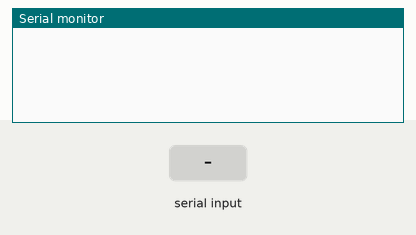
Simulated run of this sketch. Board: Arduino Uno, built with avr-gcc and run on an emulated ATmega328P. Shown: the last lines printed to the serial monitor. Inputs (shaded band) come from the test bench.

Above: at 1.2 s.
1.3 s: "1\n" received over Serial
At 2.3 s:
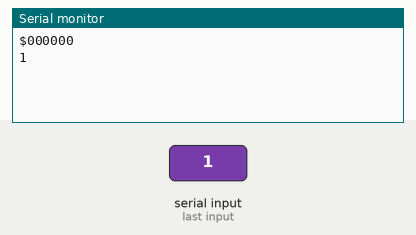
2.8 s: "0\n" received over Serial
At 3.5 s:
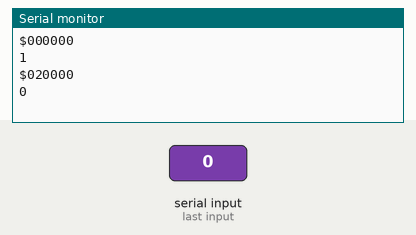
4.3 s: "2\n" received over Serial
At 4.6 s:
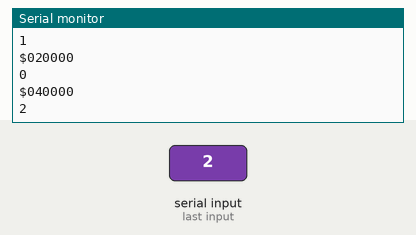

Measured:
- after the input at 1.3 s, the serial monitor: prints a new line at once (image 1)
- after the input at 2.8 s, the serial monitor: prints a new line at once (image 2)
- after the input at 4.3 s, the serial monitor: prints a new line at once (image 3)

The sketch:

master_ser.ino
```cpp
void setup() {
  Serial.begin(115200);
}

String inp = "";

void loop() {
  if (Serial.available() > 0)
  {

    for(int i = 0; i<20; i++)
    {
      inp = Serial.readStringUntil('\n');
      if (inp != "")
      {
        if(i<10)
        {
          Serial.println("$0"+(String)i + "0000");
        }
        else
        {
          Serial.println("$"+(String)i + "0000");
        }
        for(int j = 0; j < 40; j++)
        {
            int a = j*7;
            Serial.println((String)inp.substring(a,a+7));
        }
      }
    }
  }
}
```
